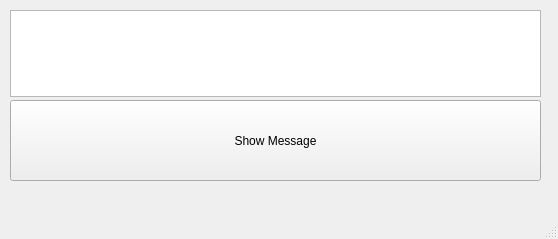
<?xml version="1.0" encoding="UTF-8"?>
<ui version="4.0">
 <class>MainWindow</class>
 <widget class="QMainWindow" name="MainWindow">
  <property name="geometry">
   <rect>
    <x>0</x>
    <y>0</y>
    <width>558</width>
    <height>239</height>
   </rect>
  </property>
  <property name="windowTitle">
   <string>MainWindow</string>
  </property>
  <widget class="QWidget" name="centralwidget">
   <widget class="QPushButton" name="pushButton">
    <property name="geometry">
     <rect>
      <x>10</x>
      <y>100</y>
      <width>531</width>
      <height>81</height>
     </rect>
    </property>
    <property name="text">
     <string>Show Message</string>
    </property>
   </widget>
   <widget class="QTextEdit" name="textEdit">
    <property name="geometry">
     <rect>
      <x>10</x>
      <y>10</y>
      <width>531</width>
      <height>87</height>
     </rect>
    </property>
   </widget>
  </widget>
  <widget class="QMenuBar" name="menubar">
   <property name="geometry">
    <rect>
     <x>0</x>
     <y>0</y>
     <width>558</width>
     <height>26</height>
    </rect>
   </property>
  </widget>
  <widget class="QStatusBar" name="statusbar"/>
 </widget>
 <resources/>
 <connections/>
</ui>
